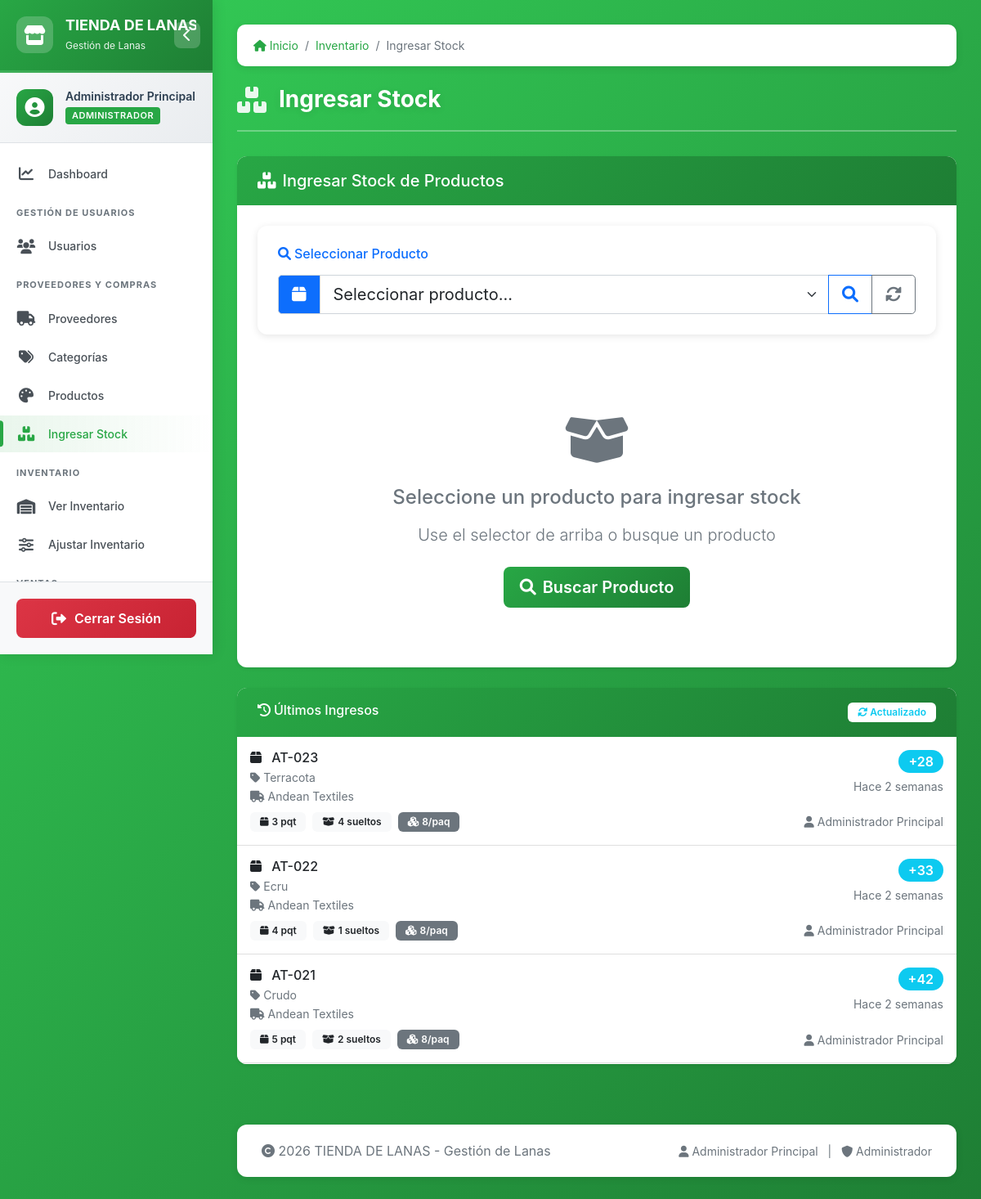
The app's page /ingresar_stock.php (signed in) with its own data.
### tables this page shows
CREATE TABLE inventario (
    id INT AUTO_INCREMENT PRIMARY KEY,
    producto_id INT NOT NULL,
    paquetes_completos INT DEFAULT 0,
    subpaquetes_sueltos INT DEFAULT 0,
    subpaquetes_por_paquete INT DEFAULT 10,
     
    total_subpaquetes INT GENERATED ALWAYS AS 
        ((paquetes_completos * subpaquetes_por_paquete) + subpaquetes_sueltos) STORED,
    costo_paquete DECIMAL(10,2),
    ubicacion VARCHAR(50),
    fecha_ultimo_ingreso DATE,
    fecha_ultima_salida DATE,
    usuario_registro INT,
    observaciones TEXT,
    FOREIGN KEY (producto_id) REFERENCES productos(id),
    FOREIGN KEY (usuario_registro) REFERENCES usuarios(id),
    UNIQUE KEY uk_inventario_producto (producto_id)
);

CREATE TABLE productos (
    id INT AUTO_INCREMENT PRIMARY KEY,
    codigo VARCHAR(50) NOT NULL,
    nombre_color VARCHAR(100) NOT NULL,
    proveedor_id INT NOT NULL,
    categoria_id INT NOT NULL,
    precio_menor DECIMAL(10,2) NOT NULL,
    precio_mayor DECIMAL(10,2) NOT NULL,
    activo TINYINT(1) DEFAULT 1,
    tiene_stock TINYINT(1) DEFAULT 1,
    FOREIGN KEY (proveedor_id) REFERENCES proveedores(id),
    FOREIGN KEY (categoria_id) REFERENCES categorias(id),
    UNIQUE KEY uk_producto_proveedor (proveedor_id, codigo, categoria_id),
    INDEX idx_producto_codigo (codigo),
    INDEX idx_producto_activo (activo)
);

CREATE TABLE proveedores (
    id INT AUTO_INCREMENT PRIMARY KEY,
    codigo VARCHAR(20) UNIQUE,
    nombre VARCHAR(100) NOT NULL,
    ciudad VARCHAR(50) NOT NULL,
    telefono VARCHAR(20),
    email VARCHAR(100),
    credito_limite DECIMAL(12,2) DEFAULT 0.00,
    saldo_actual DECIMAL(12,2) DEFAULT 0.00,
    activo TINYINT(1) DEFAULT 1,
    fecha_registro DATE DEFAULT (CURRENT_DATE),
    observaciones TEXT,
    INDEX idx_proveedor_activo (activo)
);

CREATE TABLE usuarios (
    id INT AUTO_INCREMENT PRIMARY KEY,
    codigo VARCHAR(20) UNIQUE NOT NULL,
    nombre VARCHAR(100) NOT NULL,
    usuario VARCHAR(50) UNIQUE NOT NULL,
    password VARCHAR(255) NOT NULL,
    rol ENUM('administrador', 'vendedor') NOT NULL,
    activo TINYINT(1) DEFAULT 1,
    telefono VARCHAR(20),
    fecha_creacion DATE DEFAULT (CURRENT_DATE),
    ultimo_login DATETIME,
    INDEX idx_usuario_activo (activo),
    INDEX idx_usuario_rol (rol)
);

### ingresar_stock.php (the view, shortened to what the rows shown need)
<?php
require_once 'header.php';
require_once 'funciones.php';
?>
<div class="row">
    <div class="col-md-12">
        <div class="card shadow-sm mb-4">
            <div class="card-body p-0">
                <div class="list-group list-group-flush" style="max-height: 400px; overflow-y: auto;">
                    <?php
                    $query_ultimos = "SELECT p.codigo, p.nombre_color, i.paquetes_completos,
                                     i.subpaquetes_sueltos, i.fecha_ultimo_ingreso,
                                     u.nombre as usuario, pr.nombre as proveedor,
                                     i.subpaquetes_por_paquete,
                                     (i.paquetes_completos * i.subpaquetes_por_paquete + i.subpaquetes_sueltos) as total_ingresado
                                     FROM inventario i
                                     JOIN productos p ON i.producto_id = p.id
                                     JOIN proveedores pr ON p.proveedor_id = pr.id
                                     JOIN usuarios u ON i.usuario_registro = u.id
                                     WHERE i.fecha_ultimo_ingreso IS NOT NULL
                                     ORDER BY i.fecha_ultimo_ingreso DESC, i.id DESC
                                     LIMIT 8";
                    $result_ultimos = $conn->query($query_ultimos);
                    if ($result_ultimos->num_rows > 0):
                        while ($ingreso = $result_ultimos->fetch_assoc()):
                            $hace = tiempoTranscurrido($ingreso['fecha_ultimo_ingreso'] . ' 00:00:00');
                            $spp = $ingreso['subpaquetes_por_paquete'] ?? 10;
                            $color_clase = '';
                            $icono = 'fa-box';
                    ?>
                    <div class="list-group-item <?php echo $color_clase; ?> py-3">
                        <div class="d-flex w-100 justify-content-between align-items-start mb-2">
                            <div>
                                <h6 class="mb-1">
                                    <i class="fas <?php echo $icono; ?> me-2"></i>
                                    <?php echo $ingreso['codigo']; ?>
                                </h6>
                                <small class="text-muted d-block">
                                    <i class="fas fa-tag me-1"></i><?php echo $ingreso['nombre_color']; ?>
                                </small>
                                <small class="text-muted">
                                    <i class="fas fa-truck me-1"></i><?php echo $ingreso['proveedor']; ?>
                                </small>
                            </div>
                            <div class="text-end">
                                <span class="badge bg-info rounded-pill fs-6">
                                    +<?php echo $ingreso['total_ingresado']; ?>
                                </span>
                                <div class="mt-1">
                                    <small class="text-muted"><?php echo $hace; ?></small>
                                </div>
                            </div>
                        </div>
                        <div class="d-flex justify-content-between align-items-center">
                            <small>
                                <span class="badge bg-light text-dark">
                                    <i class="fas fa-box me-1"></i><?php echo $ingreso['paquetes_completos']; ?> pqt
                                </span>
                                <span class="badge bg-light text-dark ms-1">
                                    <i class="fas fa-box-open me-1"></i><?php echo $ingreso['subpaquetes_sueltos']; ?> sueltos
                                </span>
                                <span class="badge bg-secondary text-white ms-1">
                                    <i class="fas fa-cubes me-1"></i><?php echo $spp; ?>/paq
                                </span>
                            </small>
                            <small class="text-muted">
                                <i class="fas fa-user me-1"></i><?php echo $ingreso['usuario']; ?>
                            </small>
                        </div>
                    </div>
                    <?php
                        endwhile;
                    endif; ?>
                </div>
            </div>
        </div>
    </div>
</div>
<?php require_once 'footer.php'; ?>

### records on screen
inventario: producto.codigo "AT-023", producto.nombre_color "Terracota", proveedores.nombre "Andean Textiles", total_ingresado "28", fecha_ultimo_ingreso "Hace 2 semanas", paquetes_completos "3", subpaquetes_sueltos "4", subpaquetes_por_paquete "8", usuario_registro.nombre "Administrador Principal"
inventario: producto.codigo "AT-022", producto.nombre_color "Ecru", proveedores.nombre "Andean Textiles", total_ingresado "33", fecha_ultimo_ingreso "Hace 2 semanas", paquetes_completos "4", subpaquetes_sueltos "1", subpaquetes_por_paquete "8", usuario_registro.nombre "Administrador Principal"
inventario: producto.codigo "AT-021", producto.nombre_color "Crudo", proveedores.nombre "Andean Textiles", total_ingresado "42", fecha_ultimo_ingreso "Hace 2 semanas", paquetes_completos "5", subpaquetes_sueltos "2", subpaquetes_por_paquete "8", usuario_registro.nombre "Administrador Principal"

### other values on screen
EMPRESA_NOMBRE "TIENDA DE…"
SISTEMA_NOMBRE "Gestión de Lanas"
$_SESSION['usuario_nombre'] "Administrador Principal"
$_SESSION['usuario_rol'] "ADMINISTRADOR"
$item['text'] "Inventario"
$item['text'] "Ingresar Stock"
$titulo_pagina "Ingresar Stock"
EMPRESA_NOMBRE "TIENDA DE LANAS"
$_SESSION['usuario_rol'] "Administrador"
